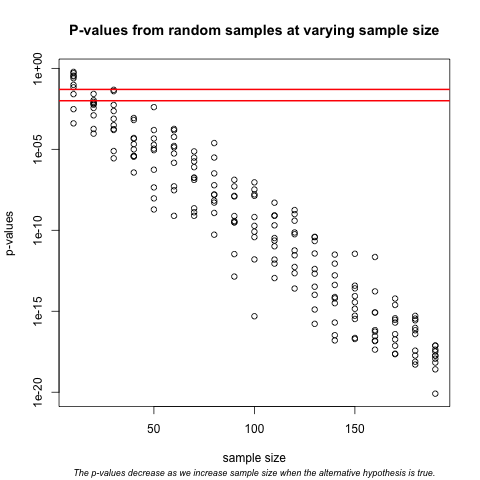

The R source for this figure:
dat <- read.csv("bodyWeights.csv") 

controlPopulation <- filter(dat, Sex == "M" & Diet == "chow") %>%  
  select(BW.21) %>% unlist

hfPopulation <- filter(dat, Sex == "M" & Diet == "hf") %>%  
  select(BW.21) %>% unlist

calculatePvalue <- function(N) {
  hf <- sample(hfPopulation, N) 
  control <- sample(controlPopulation, N)
  t.test(hf, control)$p.value
}

Ns <- seq(from = 10, to = length(hfPopulation), by=10)
Ns_rep <- rep(Ns, each=10)
pvalues <- sapply(Ns_rep, calculatePvalue)

png("pvals-decrease.png")
par(c("font.sub", "cex.sub = 0.75", "col.sub"))
plot(Ns_rep, pvalues, log="y", xlab="sample size", ylab="p-values",
     title("P-values from random samples at varying sample size",
           sub = "The p-values decrease as we increase sample 
           size when the alternative hypothesis is true.",
           cex.sub = 0.75, font.sub = 3
           )
     )

abline(h=c(.01, .05), col="red", lwd=2)
dev.off()